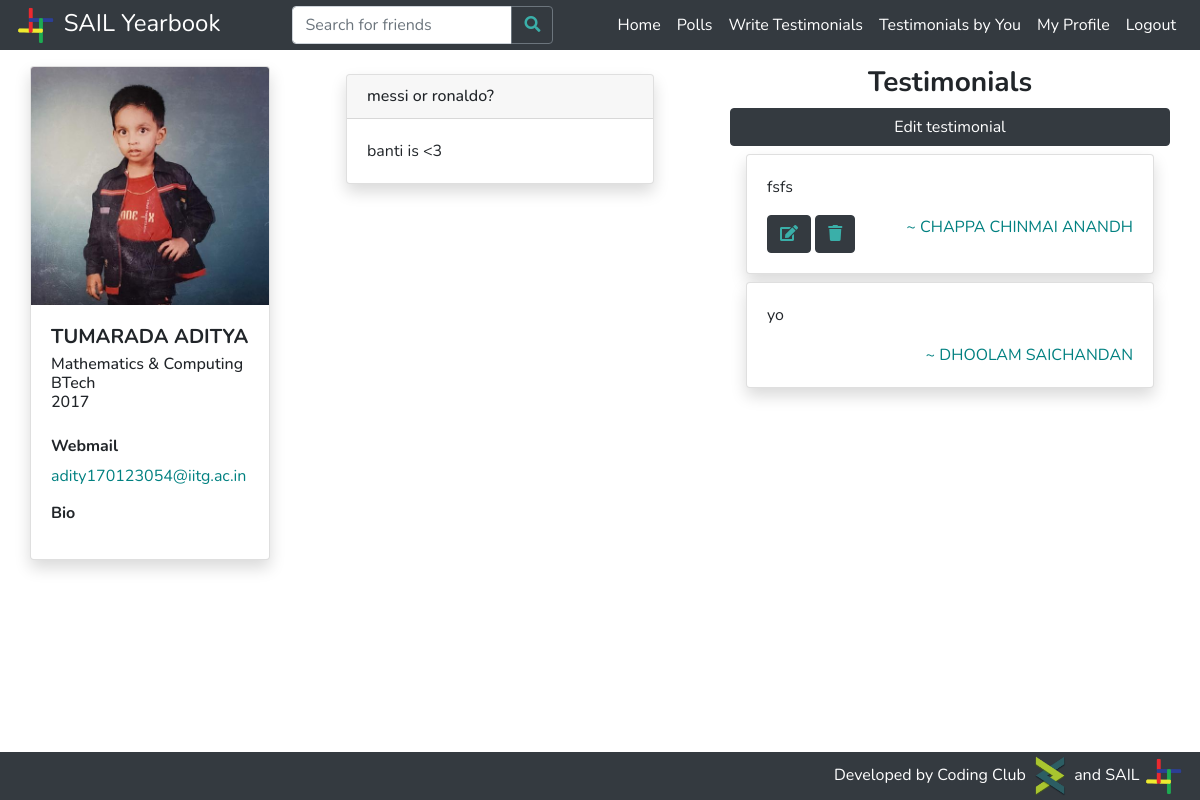
The app's page /adity170123054/ (signed in) with its own data.
### students/models.py (models this page shows, shortened)
class Profile(models.Model):
    btech = '01'
    mtech = '41'
    phd = '61'
    msc = '21'
    msr = '43'
    ma = '22'
    bdes = '02'
    mdes = '42'
    error = '00'
    program_values = (
        (btech, 'BTech'),
        (mtech, 'MTech'),
        (phd, 'PhD'),
        (msc, 'MSc'),
        (msr, 'MS-R'),
        (ma, 'MA'),
        (bdes, 'BDes'),
        (mdes, 'MDes'),
        (error, 'Error')
    )
    cse = '01'
    ece = '02'
    me = '03'
    ce = '04'
    dd = '05'
    bsbe = '06'
    cl = '07'
    cst = '22'
    eee = '08'
    ma = '23'
    ph = '21'
    rt = '54'
    hss = '41'
    enc = '51'
    env = '52'
    nt = '53'
    lst = '55'
    department_values = (
        (cse, 'Computer Science & Engineering'),
        (ece, 'Electronics & Communication Engineering'),
        (me, 'Mechanical Engineering'),
        (ce, 'Civil Engineering'),
        (dd, 'Design'),
        (bsbe, 'Biosciences & Bioengineering'),
        (cl, 'Chemical Engineering'),
        (cst, 'Chemical Science & Technology'),
        (eee, 'Electronics & Electrical Engineering'),
        (ma, 'Mathematics & Computing'),
        (ph, 'Engineering Physics'),
        (rt, 'Rural Technology'),
        (hss, 'Humanities & Social Sciences'),
        (enc, 'Centre for Energy'),
        (env, 'Centre for Environment'),
        (nt, 'Centre for Nanotechnology'),
        (lst, 'Centre for Linguistic Science & Technology'),
        (error, 'Error')
    )
    profile_pic = models.ImageField(upload_to='profile_pics/', default='profile_pics/no-profile-pic.png')
    user = models.ForeignKey(User, on_delete=models.CASCADE)
    full_name = models.CharField(max_length=100)
    rollno = models.IntegerField()
    program = models.CharField(max_length=2, choices=program_values)
    department = models.CharField(max_length=3, choices=department_values)
    bio = models.TextField(max_length=500)
    graduating = models.BooleanField(default=False)

class ProfileQuestion (models.Model):
    question = models.CharField(max_length=200)

class ProfileAnswers (models.Model):
    profile = models.ForeignKey(Profile, null=True, on_delete=models.CASCADE)
    question = models.ForeignKey(ProfileQuestion, null=True, on_delete=models.SET_NULL)
    answer = models.TextField(max_length = 300)

class Testimonial(models.Model):
    favourite = models.BooleanField(default=False)
    given_by = models.ForeignKey(Profile, null=True, on_delete=models.CASCADE, related_name='given_by')
    content = models.TextField(max_length = 300)
    given_to = models.ForeignKey(Profile, null=True, on_delete=models.CASCADE, related_name='given_to')

### students/views.py (the view, shortened to what this page needs)
# urls.py: path('<username>/', student_views.profile, name='profile'),
@login_required
def profile(request, username):
    if request.method == 'GET':
        if request.user and not request.user.is_anonymous:
            user = User.objects.filter(username=request.user.username).first()
            user_profile = Profile.objects.filter(user=user).first()
            profile_user = User.objects.filter(username=username).first()
            if profile_user:
                if profile_user.is_superuser:
                    return error404(request)
                if profile_user == user:
                    myprofile = True
                else:
                    myprofile = False
                profile = Profile.objects.filter(user=profile_user).first()
                if not profile.graduating:
                    context = {
                        'logged_in': True,
                        'user': user,
                        'myprofile': myprofile,
                        'profile': profile
                    }
                    return render(request, 'profile.html', context)
                else:
                    testimonials = Testimonial.objects.filter(given_to=profile).order_by('-favourite',
                                                                                         Length('content').desc(),
                                                                                         '-id')
                    profile_questions = ProfileQuestion.objects.all()
                    profile_answers = ProfileAnswers.objects.filter(profile=profile)
                    mytestimonial = testimonials.filter(given_by=user_profile).first()
                    answers = {}
                    for question in profile_questions:
                        answers[question] = profile_answers.filter(question=question).first()
                    context = {
                        'logged_in': True,
                        'myprofile': myprofile,
                        'user': user,
                        'testimonials': testimonials,
                        'mytestimonial': mytestimonial,
                        'profile': profile,
                        'answers': answers
                    }
                    return render(request, 'profile.html', context)
            else:
                return error404(request)
    else:
        return error404(request)

### students/templates/profile.html (shortened to what this page needs)
{% extends 'base.html' %}
{% load static %}
{% block content %}
    <div class="container-fluid">
        <div class="row mb-2">
            {% if profile.graduating %}
                <div class="col-xl-3 col-lg-12">
                    <div class="container-fluid">
                        <div class="card shadow">
                            <img class="card-img-top" width="100%" src="{{ profile.profile_pic.url }}" alt="Profile Picture"/>
                            <div class="card-body">
                                <h5 class="card-title"><b>{{ profile.full_name }}</b></h5>
                                <h6 class="card-subtitle">
                                    {{ profile.get_department_display }}
                                    <br>
                                    {{ profile.get_program_display }}
                                    <br>
                                    20{{ profile.rollno | stringformat:"i" | slice:":2" }}
                                </h6>
                                <br>
                                <div class="card-text">
                                    <h6><b>Webmail</b></h6>
                                    <p><a href="mailto:{{ profile.user.email }}">{{ profile.user.email }}</a></p>
                                    <h6><b>Bio</b></h6>
                                </div>
                            </div>
                        </div>
                    </div>
                </div>
                <div class="col-xl-4 col-lg-12  mt-xl-0 mt-sm-4">
                    <div class="container-fluid">
                        {% for question,answer in answers.items %}
                        <div class="card shadow my-2 mx-lg-3">
                            <div class="card-header">
                                <h6 class="mb-0">{{ question.question }}</h6>
                            </div>
                            <div class="card-body">
                                <div class="card-text text-justify">
                                    {% if answer %}{{ answer.answer | linebreaksbr}}{% endif %}
                                </div>
                            </div>
                        </div>
                        {% endfor %}
                    </div>
                </div>
                <div class="col-xl-5 col-lg-12 mt-xl-0 mt-sm-4">
                    <div class="container-fluid">
                        <h3 class="text-center" style="font-weight: bold;">Testimonials</h3>
                        {% if logged_in and not user.is_superuser %}
                            {% if not myprofile %}
                                <button type="button" class="btn btn-dark" style="width: 100%;" data-toggle="modal" data-target="#testimonial-modal">
                                    {% if mytestimonial %} Edit {% else %} Add {% endif %}testimonial
                                </button>
                            {% else %}
                                <a class="btn btn-dark" style="width: 100%;" href="{% url 'write_testimonial' %}#testimonials">Testimonials by You</a>
                            {% endif %}
                        {% else %}
                            <a class="btn btn-dark" style="width: 100%;" href="{% url 'login' %}?next={% url 'profile' profile.user.username %}">Login to add Testimonial</a>
                        {% endif %}
                        {% for testimonial in testimonials %}
                            <div class="card shadow my-2 mx-lg-3" id="testimonial-{{ testimonial.id }}">
                                <div class="card-body">
                                    <p class="card-text text-justify">
                                        {{ testimonial.content | linebreaksbr }}
                                    </p>
                                    <p class="float-left my-0">
                                        {% if myprofile %}
                                            {% if testimonial.favourite %}
                                                <button class="btn btn-dark" onclick="favouriteTestimonial({{ testimonial.id }})" data-toggle="tooltip" title="Remove the testimonial from favourites to not show it on your final Yearbook">
                                                    <i style="color: #3aafa9;" class="fas fa-star"></i>
                                                </button>
                                            {% else %}
                                                <button class="btn btn-dark" onclick="favouriteTestimonial({{ testimonial.id }})" data-toggle="tooltip" title="Add the testimonial to favourites to show it on your final Yearbook">
                                                    <i style="color: #3aafa9;" class="far fa-star"></i>
                                                </button>
                                            {% endif %}
                                                <button class="btn btn-dark" onclick="deleteTestimonial({{ testimonial.id }})" data-toggle="tooltip" title="Delete the testimonial from your profile.">
                                                    <i class="fas fa-trash" style="color: #3aafa9;"></i>
                                                </button>
                                        {% elif testimonial.given_by.user == user %}
                                            <button class="btn btn-dark" data-toggle="modal" data-target="#testimonial-modal"><i style="color: #3aafa9;" class="fas fa-edit"></i></button>
                                            <button class="btn btn-dark" onclick="deleteTestimonial({{ testimonial.id }})"><i style="color: #3aafa9;" class="fas fa-trash" data-toggle="tooltip" title="Delete the testimonial from your profile."></i></button>
                                        {% endif %}
                                    </p>
                                    <p class="float-right my-0">
                                        <a href="{% url 'profile' testimonial.given_by.user.username %}">
                                            ~ {{ testimonial.given_by.full_name }}
                                        </a>
                                    </p>
                                </div>
                            </div>
                        {% endfor %}
                    </div>
                </div>
            {% endif %}
        </div>
    </div>
{% endblock %}

### students/templates/base.html (style rules this page uses)
a { color: teal; }
body { padding-top: 50px; }

### records on screen
Profile: profile_pic (picture), full_name "TUMARADA ADITYA", department "Mathematics & Computing", program "BTech", rollno "17", user.email "adity170123054@iitg.ac.in"
ProfileQuestion: question "messi or ronaldo?", answer "banti is <3"
Testimonial: content "fsfs ‍️‍️‍‍", given_by.full_name "CHAPPA CHINMAI ANANDH"
Testimonial: content "yo", given_by.full_name "DHOOLAM SAICHANDAN"
